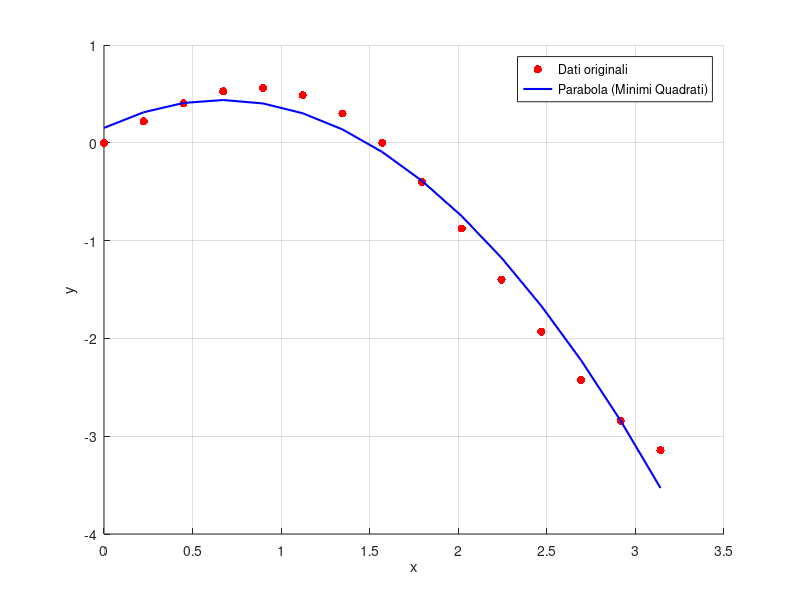

Write MATLAB code to recreate this figure.
clear;
clc;

x = linspace(0, pi, 15)';
y = x .* cos(x);

A = [x.^2, x, ones(15, 1)];

[Q, R] = qr(A);

c = R \ (Q' * y);

y_fit = A * c;

figure;
scatter(x, y, 'r', 'filled');
hold on;
plot(x, y_fit, 'b', 'LineWidth', 1.5);
grid on;
xlabel('x');
ylabel('y');
legend('Dati originali', 'Parabola (Minimi Quadrati)');
